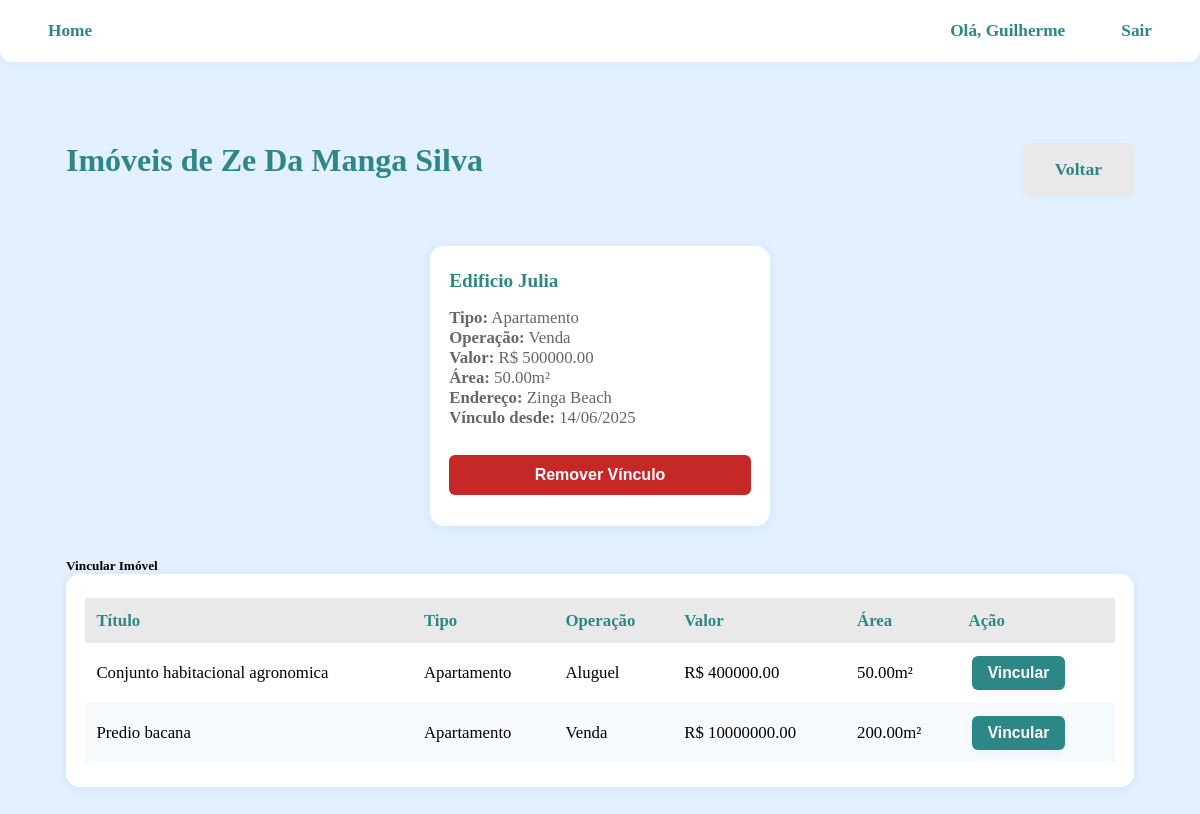
Page /clientes/2/imoveis/ (signed in) on the earlier database version.
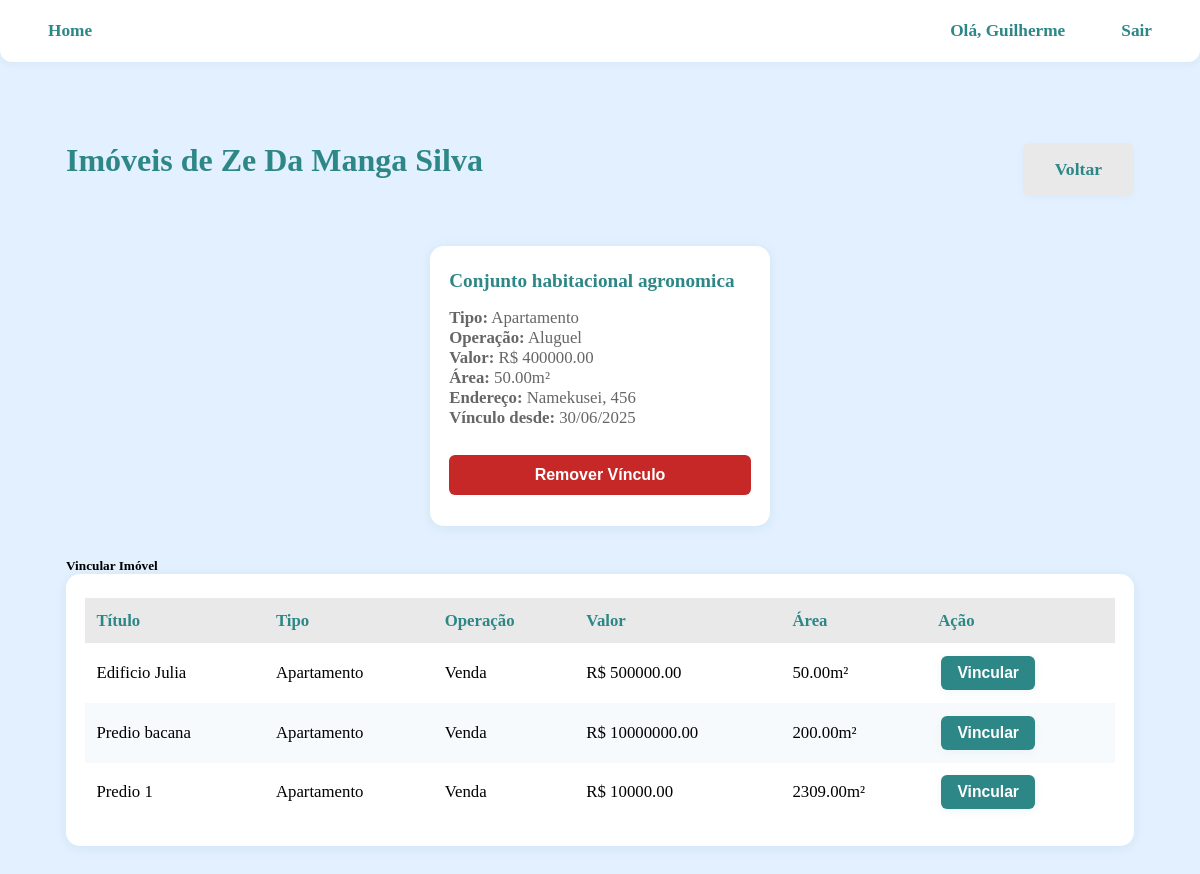
Same page on the later database version.
### imobiliaria/models.py (models this page shows, shortened)
class ImovelCliente(models.Model):
    imovel = models.ForeignKey(Imovel, on_delete=models.CASCADE)
    cliente = models.ForeignKey(CustomUser, on_delete=models.CASCADE)
    data_vinculo = models.DateTimeField(auto_now_add=True)
    class Meta:
        unique_together = ('imovel', 'cliente')
        verbose_name = 'Vínculo Imóvel-Cliente'
        verbose_name_plural = 'Vínculos Imóvel-Cliente'

class Imovel(models.Model):
    TIPO_CHOICES = [
        ('CASA', 'Casa'),
        ('APARTAMENTO', 'Apartamento'),
        ('COMERCIAL', 'Comercial'),
        ('TERRENO', 'Terreno'),
    ]
    STATUS_CHOICES = [
        ('DISPONIVEL', 'Disponível'),
        ('VENDIDO', 'Vendido'),
        ('ALUGADO', 'Alugado'),
    ]
    OPERACAO_CHOICES = [
        ('VENDA', 'Venda'),
        ('ALUGUEL', 'Aluguel'),
    ]
    titulo = models.CharField(max_length=200)
    descricao = models.TextField()
    tipo = models.CharField(max_length=20, choices=TIPO_CHOICES)
    endereco = models.CharField(max_length=200)
    area = models.DecimalField(max_digits=10, decimal_places=2)
    quartos = models.IntegerField()
    banheiros = models.IntegerField()
    vagas_garagem = models.IntegerField()
    valor = models.DecimalField(max_digits=12, decimal_places=2)
    status = models.CharField(max_length=20, choices=STATUS_CHOICES, default='DISPONIVEL')
    operacao = models.CharField(max_length=20, choices=OPERACAO_CHOICES)
    corretor = models.ForeignKey(CustomUser, on_delete=models.CASCADE)
    data_cadastro = models.DateTimeField(auto_now_add=True)
    data_atualizacao = models.DateTimeField(auto_now=True)

### imobiliaria/views.py (the view)
# urls.py: path('clientes/<int:cliente_id>/imoveis/', views.imoveis_cliente, name='imoveis_cliente'),
@corretor_required
def imoveis_cliente(request, cliente_id):
    cliente = get_object_or_404(CustomUser, id=cliente_id, role='CLIENTE')
    imoveis = ImovelCliente.objects.filter(cliente=cliente)
    imoveis_vinculados = [vinculo.imovel.id for vinculo in imoveis]
    imoveis_disponiveis = Imovel.objects.filter(status='DISPONIVEL').exclude(id__in=imoveis_vinculados)
    return render(request, 'pages/corretor/imoveis_cliente.html', {
        'cliente': cliente,
        'imoveis': imoveis,
        'imoveis_disponiveis': imoveis_disponiveis
    })

### imobiliaria/views.py (called while the page is built)
def corretor_required(view_func):
    @wraps(view_func)
    def _wrapped_view(request, *args, **kwargs):
        if not request.user.is_authenticated:
            return redirect('login')
        if not request.user.is_corretor_user():
            return render(request, 'pages/erro_permissao.html')
        return view_func(request, *args, **kwargs)
    return _wrapped_view

### usuarios/models.py (called while the page is built)
    def is_corretor_user(self):
        return self.role == self.Roles.CORRETOR

### imobiliaria/templates/pages/corretor/imoveis_cliente.html (shortened to what the changed rows need)
{% extends 'base.html' %}
{% block content %}
<div class="client-section-container">
    {% if not imoveis %}
        <div class="text-center">
            <h2 class="mb-4">Imóveis de {{ cliente.get_full_name }}</h2>
            <div class="client-alert">
                Nenhum imóvel vinculado a este cliente.
            </div>
            <div style="display: flex; justify-content: center; gap: 1.5rem; margin-top: 2rem;">
                <a href="{% url 'listar_clientes' %}" class="btn btn-secondary">Voltar</a>
                <button type="button" class="btn btn-primary" data-bs-toggle="modal" data-bs-target="#modalAtribuirImovel">
                    Vincular Imóvel
                </button>
            </div>
        </div>
    {% else %}
        <div style="display: flex; justify-content: space-between; align-items: center; margin-bottom: 2rem;">
            <h2>Imóveis de {{ cliente.get_full_name }}</h2>
        </div>
        <div class="client-card-row">
            {% for vinculo in imoveis %}
            <div class="client-card">
                <h5>{{ vinculo.imovel.titulo }}</h5>
                <p>
                    <strong>Tipo:</strong> {{ vinculo.imovel.get_tipo_display }}<br>
                    <strong>Operação:</strong> {{ vinculo.imovel.get_operacao_display }}<br>
                    <strong>Valor:</strong> R$ {{ vinculo.imovel.valor }}<br>
                    <strong>Área:</strong> {{ vinculo.imovel.area }}m²<br>
                    <strong>Endereço:</strong> {{ vinculo.imovel.endereco }}<br>
                    <strong>Vínculo desde:</strong> {{ vinculo.data_vinculo|date:"d/m/Y" }}
                </p>
                <form method="POST" action="{% url 'remover_vinculo' vinculo.id %}" style="width:100%;">
                    <button type="submit" class="btn btn-danger btn-sm" onclick="return confirm('Tem certeza que deseja remover este vínculo?')">
                        Remover Vínculo
                    </button>
                </form>
            </div>
            {% endfor %}
        </div>
    {% endif %}
    <div class="modal fade" id="modalAtribuirImovel" tabindex="-1" aria-labelledby="modalAtribuirImovelLabel" aria-hidden="true">
        <div class="modal-dialog modal-lg">
            <div class="modal-content">
                <div class="modal-body">
                    <div class="client-table-container">
                        <table class="client-table">
                            <thead>
                                <tr>
                                    <th>Título</th>
                                    <th>Tipo</th>
                                    <th>Operação</th>
                                    <th>Valor</th>
                                    <th>Área</th>
                                    <th>Ação</th>
                                </tr>
                            </thead>
                            <tbody>
                                {% for imovel in imoveis_disponiveis %}
                                <tr>
                                    <td>{{ imovel.titulo }}</td>
                                    <td>{{ imovel.get_tipo_display }}</td>
                                    <td>{{ imovel.get_operacao_display }}</td>
                                    <td>R$ {{ imovel.valor }}</td>
                                    <td>{{ imovel.area }}m²</td>
                                    <td>
                                        <form method="POST" action="{% url 'atribuir_imovel' cliente.id %}" style="display:inline;">
                                            <button type="submit" class="btn btn-primary btn-sm">Vincular</button>
                                        </form>
                                    </td>
                                </tr>
                                {% empty %}
                                <tr>
                                    <td colspan="6" class="text-center">Não há imóveis disponíveis para vincular.</td>
                                </tr>
                                {% endfor %}
                            </tbody>
                        </table>
                    </div>
                </div>
            </div>
        </div>
    </div>
</div>
{% endblock %}

Differences in the rows shown:
removed ImovelCliente: imovel.titulo "Edificio Julia", imovel.tipo "Apartamento", imovel.operacao "Venda", imovel.valor "500000.00", imovel.area "50.00", imovel.endereco "Zinga Beach", data_vinculo "14/06/2025"
no longer on this page (row unchanged): Imovel: titulo "Conjunto habitacional agronomica", tipo "Apartamento", operacao "Aluguel", valor "400000.00", area "50.00"
added ImovelCliente: imovel.titulo "Conjunto habitacional agronomica", imovel.tipo "Apartamento", imovel.operacao "Aluguel", imovel.valor "400000.00", imovel.area "50.00", imovel.endereco "Namekusei, 456", data_vinculo "30/06/2025"
now on this page (row unchanged): Imovel: titulo "Edificio Julia", tipo "Apartamento", operacao "Venda", valor "500000.00", area "50.00"
added Imovel: titulo "Predio 1", tipo "Apartamento", operacao "Venda", valor "10000.00", area "2309.00"
